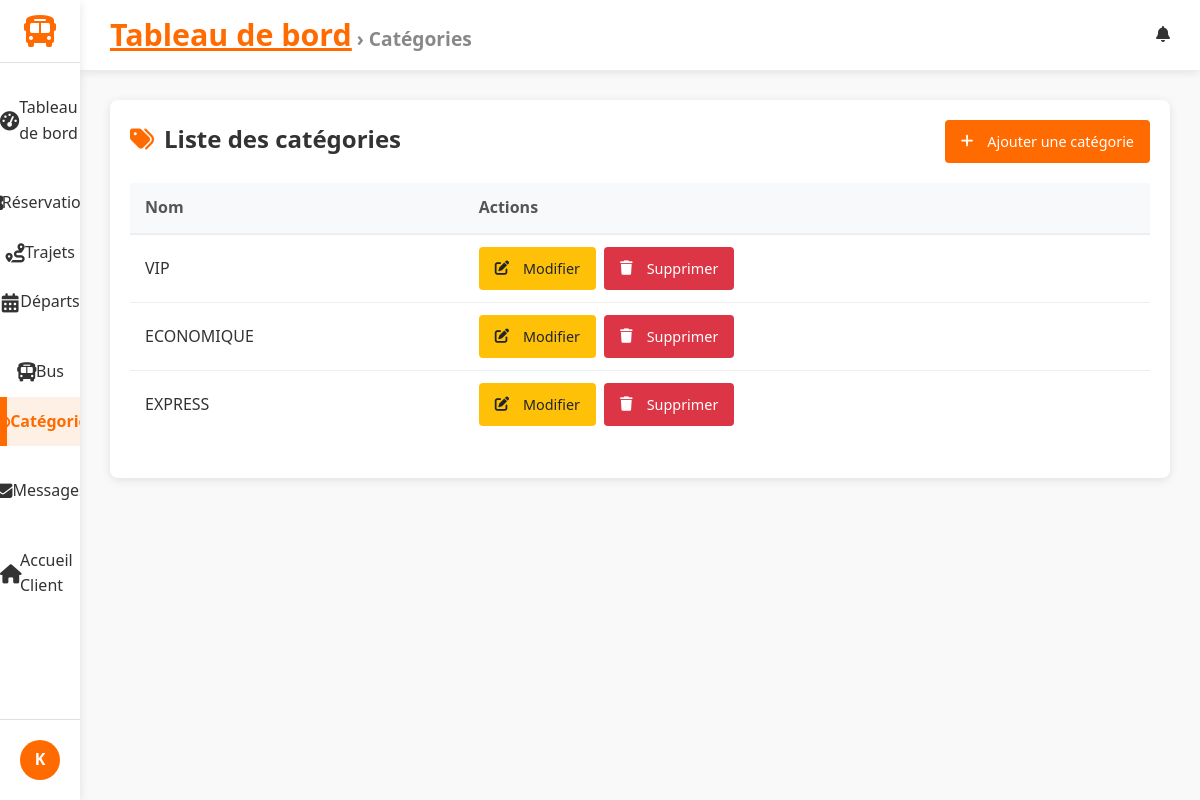
/dashboard/categories/ (signed in), run on the app's committed database.
### accounts/models.py (models this page shows, shortened)
class CustomUser(AbstractUser):
    """
    Modèle utilisateur personnalisé. Hérite de AbstractUser (nom d'utilisateur, email, etc.).
    Nous pourrions ajouter des champs ici (par ex. is_client), mais utilisons la version minimale.
    """

### trips/models.py (models this page shows, shortened)
class Category(models.Model):
    name = models.CharField(max_length=100)

### gareci_admin/views.py (the view)
# urls.py: path('categories/', CategoryListView.as_view(), name='category_list'),
class CategoryListView(StaffRequiredMixin,ActiveTabMixin, BreadcrumbMixin , ListView):
    model = Category
    template_name = 'dashboard/category_list.html'
    active_tab_value ='categories'
    breadcrumb_title = 'Catégories'

### gareci_admin/utils.py (called while the page is built)
    def test_func(self):
        return self.request.user.is_staff

    def get_context_data(self, **kwargs):
        context = super().get_context_data(**kwargs)
        if self.active_tab_value:
            context['active_tab'] = self.active_tab_value
        return context

    def get_context_data(self, **kwargs):
        context = super().get_context_data(**kwargs)
        if self.breadcrumb_title:
            context['breadcrumb_title'] = self.breadcrumb_title
        return context

### gareci_admin/templates/dashboard/category_list.html (shortened to what this page needs)
{% extends 'dashboard/dashboard_base.html' %}
{% block content %}
<div class="categories-container">
    <div class="categories-header">
        <h2><i class="fas fa-tags"></i> Liste des catégories</h2>
        <a href="{% url 'dashboard:category_add' %}" class="btn btn-primary">
            <i class="fas fa-plus"></i> Ajouter une catégorie
        </a>
    </div>
    <table class="categories-table">
        <thead>
            <tr>
                <th>Nom</th>
                <th>Actions</th>
            </tr>
        </thead>
        <tbody>
            {% for category in object_list %}
            <tr>
                <td>{{ category.name }}</td>
                <td>
                    <div class="action-buttons">
                        <a href="{% url 'dashboard:category_edit' category.pk %}" class="btn btn-sm btn-warning">
                            <i class="fas fa-edit"></i> Modifier
                        </a>
                        <a href="{% url 'dashboard:category_delete' category.pk %}"
                           class="btn btn-sm btn-danger"
                           onclick="return confirm('Voulez-vous vraiment supprimer cette catégorie ?');">
                            <i class="fas fa-trash"></i> Supprimer
                        </a>
                    </div>
                </td>
            </tr>
            {% endfor %}
        </tbody>
    </table>
</div>
{% endblock %}

### gareci_admin/templates/dashboard/dashboard_base.html (shortened to what this page needs)
{% load static %}
<!DOCTYPE html>
<html lang="fr">
<head>
    <link rel="stylesheet" href="https://cdnjs.cloudflare.com/ajax/libs/font-awesome/6.4.0/css/all.min.css">
    <link rel="stylesheet" href="{% static 'css/gareci_admin/dashboards.css' %}">
    <link rel="stylesheet" href="{% static 'css/gareci_admin/reservation_list.css' %}">
    <link rel="stylesheet" href="{% static 'css/gareci_admin/reservation_form.css' %}">
    <link rel="stylesheet" href="{% static 'css/gareci_admin/reservation_confirm_delete.css' %}">
    <link rel="stylesheet" href="{% static 'css/gareci_admin/trip_form.css' %}">
    <link rel="stylesheet" href="{% static 'css/gareci_admin/trip_list.css' %}">
    <link rel="stylesheet" href="{% static 'css/gareci_admin/message_list.css' %}">
    <link rel="stylesheet" href="{% static 'css/gareci_admin/message_form.css' %}">
    <link rel="stylesheet" href="{% static 'css/gareci_admin/message_confirm_delete.css' %}">
    <link rel="stylesheet" href="{% static 'css/gareci_admin/departure_list_.css' %}">
    <link rel="stylesheet" href="{% static 'css/gareci_admin/departure_form.css' %}">
    <link rel="stylesheet" href="{% static 'css/gareci_admin/category_list.css' %}">
    <link rel="stylesheet" href="{% static 'css/gareci_admin/category_form.css' %}">
    <link rel="stylesheet" href="{% static 'css/gareci_admin/bus_list.css' %}">
    <link rel="stylesheet" href="{% static 'css/gareci_admin/bus_form.css' %}">
</head>
<body>
    <div class="dashboard-container">
        <aside class="sidebar">
            <div class="logo">
                <a href="{% url 'dashboard:index' %}">
                    <i class="fas fa-bus"></i>
                </a>
            </div>
            <nav class="sidebar-nav">
                <ul class="nav-list">
                    <li class="{% if active_tab == 'dashboard' %}active{% endif %}">
                        <a href="{% url 'dashboard:index' %}">
                            <i class="fas fa-tachometer-alt"></i> Tableau de bord
                        </a>
                    </li>
                    <li class="nav-section-header">
                    </li>
                    <li class="{% if active_tab == 'reservations' %}active{% endif %}">
                        <a href="{% url 'dashboard:reservation_list' %}">
                             Réservations
                        </a>
                    </li>
                    <li class="{% if active_tab == 'trips' %}active{% endif %}">
                        <a href="{% url 'dashboard:trip_list' %}">
                            <i class="fas fa-route"></i> Trajets
                        </a>
                    </li>
                    <li class="{% if active_tab == 'departures' %}active{% endif %}">
                        <a href="{% url 'dashboard:departure_list' %}">
                            <i class="fas fa-calendar-alt"></i> Départs
                        </a>
                    </li>
                    <li class="nav-section-header">
                    </li>
                    <li class="{% if active_tab == 'buses' %}active{% endif %}">
                        <a href="{% url 'dashboard:bus_list' %}">
                            <i class="fas fa-bus"></i> Bus
                        </a>
                    </li>
                    <li class="{% if active_tab == 'categories' %}active{% endif %}">
                        <a href="{% url 'dashboard:category_list' %}">
                            <i class="fas fa-tags"></i> Catégories
                        </a>
                    </li>
                    <li class="nav-section-header">
                    </li>
                    <li class="{% if active_tab == 'messages' %}active{% endif %}">
                        <a href="{% url 'dashboard:message_list' %}">
                            <i class="fas fa-envelope"></i> Messages
                        </a>
                    </li>
                    <li class="nav-section-header">
                    </li>
                    <li class="{% if active_tab == 'messages' %}active{% endif %}">
                        <a href="{% url 'trips:home' %}">
                            <i class="fas fa-home"></i>Accueil Client
                        </a>
                    </li>
                </ul>
            </nav>
            <div class="sidebar-footer">
                <div class="user-profile">
                    <div class="user-avatar">
                        {% if user.profile.image %}
                            <img src="{{ user.profile.image.url }}" alt="{{ user.username }}">
                        {% else %}
                            <div class="avatar-initials">
                                {{ user.username|slice:":1"|upper }}
                            </div>
                        {% endif %}
                    </div>
                </div>
            </div>
        </aside>
        <main class="main-content">
            <header class="content-header">
                <div class="header-left">
                    <div class="breadcrumbs">
                        {% block breadcrumbs %}
                        <a href="{% url 'dashboard:index' %}">Tableau de bord</a>
                        {% if breadcrumb_title %} &rsaquo; {{ breadcrumb_title }}{% endif %}
                        {% endblock %}
                    </div>
                </div>
                <div class="header-right">
                    {% block header_actions %}
                    <div class="notifications">
                        <i class="fas fa-bell"></i>
                    </div>
                    {% endblock %}
                </div>
            </header>
            <div class="content-wrapper">
                {% block content %}{% endblock %}
            </div>
        </main>
    </div>
</body>
</html>

### static/css/gareci_admin/dashboards.css (style rules this page uses)
:root { --primary: #FF6B00; --primary-dark: #E05D00; --secondary: #0056B3; --dark: #333333; --light: #F5F5F5; --gray: #888888; --light-gray: #E0E0E0; --sidebar-width: 280px; --sidebar-collapsed-width: 80px; --header-height: 70px; --blue: #4285F4; --green: #34A853; --orange: #FBBC05; --red: #EA4335; --border-radius: 8px; --box-shadow: 0 2px 10px rgba(0, 0, 0, 0.1); --transition: all 0.3s ease; }
* { margin: 0; padding: 0; box-sizing: border-box; }
body { font-family: 'Segoe UI', Tahoma, Geneva, Verdana, sans-serif; background-color: #f9f9f9; color: var(--dark); line-height: 1.6; }
.dashboard-container { display: flex; min-height: 100vh; }
.sidebar { width: var(--sidebar-width); background-color: white; box-shadow: var(--box-shadow); display: flex; flex-direction: column; transition: var(--transition); z-index: 100; height: 100vh; position: fixed; }
.logo { display: flex; align-items: center; padding: 20px; border-bottom: 1px solid var(--light-gray); }
.logo a { text-decoration:none ; display: flex; align-items: center; }
.logo i { font-size: 2rem; color: var(--primary); margin-right: 10px; }
.sidebar-nav { flex: 1; padding: 20px 0; overflow-y: auto; }
.nav-list { list-style: none; }
.nav-section-header { padding: 15px 20px 5px; font-size: 0.8rem; text-transform: uppercase; color: var(--gray); letter-spacing: 0.5px; }
.nav-list li a { display: flex; align-items: center; padding: 12px 20px; color: var(--dark); text-decoration: none; transition: var(--transition); }
.nav-list li a i { margin-right: 10px; width: 20px; text-align: center; }
.nav-list li.active a { background-color: rgba(255, 107, 0, 0.1); color: var(--primary); border-left: 3px solid var(--primary); }
li.active { background-color: var(--accent); font-weight: bold; border-left: 4px solid var(--primary); }
.sidebar-footer { padding: 20px; border-top: 1px solid var(--light-gray); }
.user-profile { display: flex; align-items: center; }
.user-avatar { margin-right: 12px; }
.avatar-initials { width: 40px; height: 40px; border-radius: 50%; background-color: var(--primary); color: white; display: flex; align-items: center; justify-content: center; font-weight: bold; }
.main-content { flex: 1; margin-left: var(--sidebar-width); transition: var(--transition); min-height: 100vh; display: flex; flex-direction: column; }
.content-header { display: flex; justify-content: space-between; align-items: center; padding: 0 30px; height: var(--header-height); background-color: white; box-shadow: var(--box-shadow); position: sticky; top: 0; z-index: 90; }
.header-left { display: flex; align-items: center; }
.breadcrumbs { font-size: 1.2rem; color: var(--gray); font-weight: bolder; }
.breadcrumbs a { color: var(--primary); font-size: 1.9rem; font-weight: bolder; }
.header-right { display: flex; align-items: center; gap: 20px; }
.notifications { position: relative; cursor: pointer; }
.content-wrapper { flex: 1; padding: 30px; background-color: #f9f9f9; }
.btn { display: inline-flex; align-items: center; justify-content: center; padding: 8px 16px; border-radius: var(--border-radius); font-weight: 500; cursor: pointer; transition: var(--transition); border: none; font-size: 0.9rem; }
.btn i { margin-right: 6px; }
.btn-primary { background-color: var(--primary); color: white; }
.btn-sm { padding: 5px 10px; font-size: 0.8rem; }
@media (max-width: 1200px) { .sidebar { width: var(--sidebar-collapsed-width); } }
@media (max-width: 1200px) { .logo { justify-content: center; padding: 15px 0; } }
@media (max-width: 1200px) { .logo i { margin-right: 0; } }
@media (max-width: 1200px) { .nav-list li a { justify-content: center; padding: 12px 0; } }
@media (max-width: 1200px) { .nav-list li a i { margin-right: 0; font-size: 1.2rem; } }
@media (max-width: 1200px) { .user-avatar { margin-right: 0; } }
@media (max-width: 1200px) { .main-content { margin-left: var(--sidebar-collapsed-width); } }

### static/css/gareci_admin/reservation_list.css (style rules this page uses)
.btn { display: inline-flex; align-items: center; justify-content: center; padding: 8px 12px; border-radius: 4px; font-weight: 500; text-decoration: none; font-size: 0.85rem; transition: all 0.3s; border: none; cursor: pointer; }
.btn-sm { padding: 6px 10px; font-size: 0.8rem; }
.btn-warning { background-color: #ffc107; color: #212529; }
.btn-danger { background-color: #dc3545; color: white; }
.action-buttons { display: flex; gap: 8px; flex-wrap: wrap; }

### data on the page
CustomUser: username "K"
Category: name "VIP"
Category: name "ECONOMIQUE"
Category: name "EXPRESS"

### other printed values
{{ breadcrumb_title }} "Catégories"
